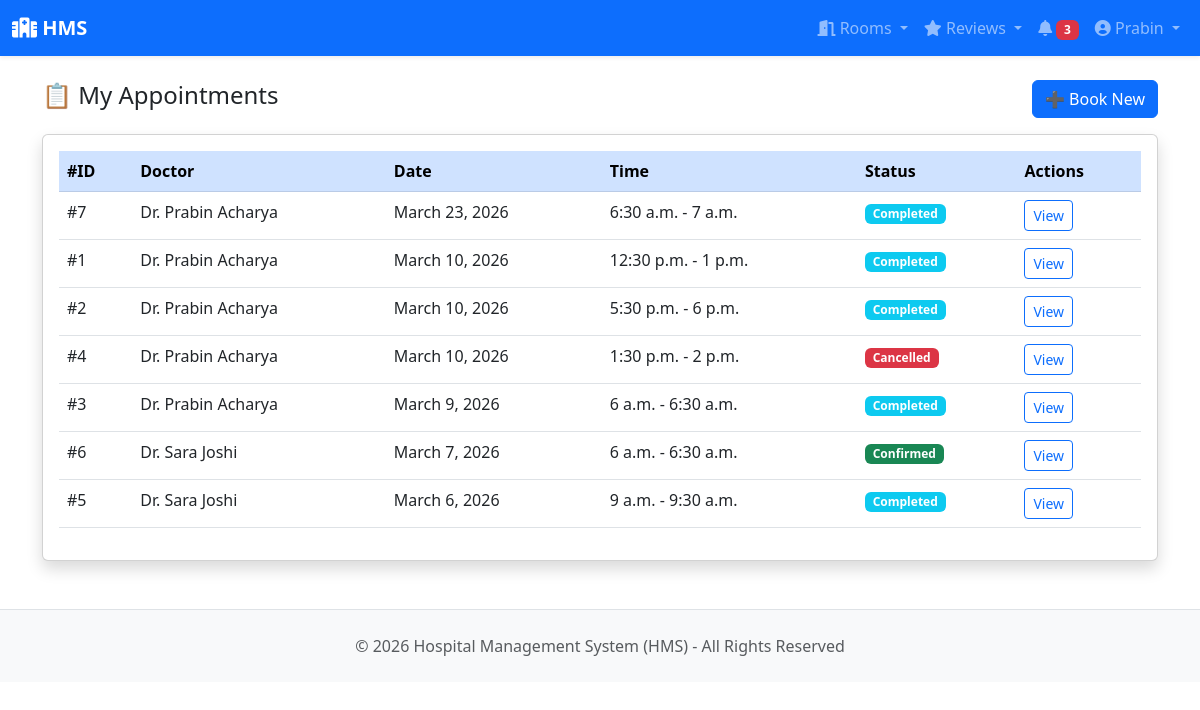
The page /appointments/ (signed in) on the database its author committed.
### users/models.py (models this page shows, shortened)
class User(AbstractBaseUser, PermissionsMixin):
    ROLE_CHOICES = [
        ('PATIENT', 'Patient'),
        ('DOCTOR', 'Doctor'),
        ('RECEPTIONIST', 'Receptionist'),
        ('LAB_TECHNICIAN', 'Lab Technician'),
        ('ADMIN', 'Super Admin'),
    ]
    email = models.EmailField(unique=True)
    username = models.CharField(max_length=50)
    role = models.CharField(max_length=20, choices=ROLE_CHOICES, default='PATIENT')
    is_active = models.BooleanField(default=False)  # False until email activated
    is_staff = models.BooleanField(default=False)
    date_joined = models.DateTimeField(auto_now_add=True)
    activation_token = models.CharField(max_length=200, blank=True, null=True)
    objects = UserManager()
    USERNAME_FIELD = 'email'
    REQUIRED_FIELDS = ['username']

### appointments/models.py (models this page shows, shortened)
class Appointment(models.Model):
    STATUS_CHOICES = [
        ('PENDING', 'Pending'),
        ('CONFIRMED', 'Confirmed'),
        ('CANCELLED', 'Cancelled'),
        ('COMPLETED', 'Completed'),
    ]
    patient = models.ForeignKey(
        'users.PatientProfile',
        on_delete=models.CASCADE,
        related_name='appointments'
    )
    doctor = models.ForeignKey(
        'clinical.Doctor',
        on_delete=models.CASCADE,
        related_name='appointments'
    )
    date = models.DateField()
    start_time = models.TimeField()
    end_time = models.TimeField()
    status = models.CharField(max_length=10, choices=STATUS_CHOICES, default='PENDING')
    notes = models.TextField(blank=True, help_text="Patient notes for doctor")
    pdf_file = models.FileField(upload_to='appointments/pdfs/', null=True, blank=True)
    qr_code = models.ImageField(upload_to='appointments/qrcodes/', null=True, blank=True)
    created_at = models.DateTimeField(auto_now_add=True)
    updated_at = models.DateTimeField(auto_now=True)
    class Meta:
        unique_together = ['doctor', 'date', 'start_time']
        ordering = ['-date', '-start_time']
    def can_cancel(self):
        from datetime import date, datetime, timedelta
        now = datetime.now()
        appointment_datetime = datetime.combine(self.date, self.start_time)
        return (
            self.status in ['PENDING', 'CONFIRMED'] and
            appointment_datetime > now + timedelta(hours=2)
        )

### clinical/models.py (models this page shows, shortened)
class Doctor(models.Model):
    user = models.OneToOneField(User, on_delete=models.CASCADE, related_name='doctor_profile')
    specialization = models.ForeignKey(Specialization, on_delete=models.SET_NULL, null=True, related_name='doctors')
    consultation_fee = models.DecimalField(max_digits=8, decimal_places=2, default=0)
    bio = models.TextField(blank=True)
    experience_years = models.IntegerField(default=0)
    is_available = models.BooleanField(default=True)
    photo = models.ImageField(upload_to='doctors/profile/', null=True, blank=True)
    phone = models.CharField(max_length=15, blank=True)
    created_at = models.DateTimeField(auto_now_add=True)
    updated_at = models.DateTimeField(auto_now=True)
    class Meta:
        ordering = ['user__username']

### appointments/views.py (the view)
# urls.py: path('', views.appointment_list, name='appointment_list'),
@login_required
def appointment_list(request):
    if request.user.role == 'PATIENT':
        appointments = Appointment.objects.filter(
            patient=request.user.patient_profile
        ).select_related('doctor__user', 'doctor__specialization').order_by('-date')
    elif request.user.role == 'DOCTOR':
        appointments = Appointment.objects.filter(
            doctor=request.user.doctor_profile
        ).select_related('patient').order_by('-date', 'start_time')
    elif request.user.role in ['ADMIN', 'RECEPTIONIST']:
        appointments = Appointment.objects.all().select_related(
            'patient', 'doctor__user'
        ).order_by('-date')
    else:
        appointments = []
    return render(request, 'appointments/appointment_list.html', {
        'appointments': appointments
    })

### notifications/context_processors.py (called while the page is built)
def unread_notifications(request):
    if request.user.is_authenticated:
        count = Notification.objects.filter(recipient=request.user, is_read=False).count()
        return {'unread_notification_count': count}
    return {'unread_notification_count': 0}

### templates/appointments/appointment_list.html (shortened to what this page needs)
{% extends 'base.html' %}
{% block content %}
<div class="d-flex justify-content-between align-items-center mb-3">
    <h4>📋 My Appointments</h4>
    {% if request.user.role == 'PATIENT' %}
    <a href="{% url 'appointments:book_step1' %}" class="btn btn-primary">➕ Book New</a>
    {% endif %}
</div>
<div class="card shadow">
    <div class="card-body">
        <table class="table table-hover">
            <thead class="table-primary">
                <tr>
                    <th>#ID</th>
                    {% if request.user.role != 'DOCTOR' %}<th>Doctor</th>{% endif %}
                    <th>Date</th>
                    <th>Time</th>
                    <th>Status</th>
                    <th>Actions</th>
                </tr>
            </thead>
            <tbody>
                {% for appointment in appointments %}
                <tr>
                    <td>#{{ appointment.id }}</td>
                    {% if request.user.role != 'DOCTOR' %}
                    <td>Dr. {{ appointment.doctor.user.username }}</td>
                    {% endif %}
                    <td>{{ appointment.date }}</td>
                    <td>{{ appointment.start_time }} - {{ appointment.end_time }}</td>
                    <td>
                        {% if appointment.status == 'CONFIRMED' %}
                            <span class="badge bg-success">Confirmed</span>
                        {% elif appointment.status == 'PENDING' %}
                            <span class="badge bg-warning text-dark">Pending</span>
                        {% elif appointment.status == 'CANCELLED' %}
                            <span class="badge bg-danger">Cancelled</span>
                        {% elif appointment.status == 'COMPLETED' %}
                            <span class="badge bg-info">Completed</span>
                        {% endif %}
                    </td>
                    <td>
                        <a href="{% url 'appointments:appointment_detail' appointment.pk %}" class="btn btn-sm btn-outline-primary">View</a>
                    </td>
                </tr>
                {% empty %}
                <tr><td colspan="7" class="text-center text-muted py-4">No appointments found.</td></tr>
                {% endfor %}
            </tbody>
        </table>
    </div>
</div>
{% endblock %}

### templates/base.html (shortened to what this page needs)
<!DOCTYPE html>
<html lang="en">
<head>
    <link href="https://cdn.jsdelivr.net/npm/bootstrap@5.3.0/dist/css/bootstrap.min.css" rel="stylesheet">
    <link href="https://cdnjs.cloudflare.com/ajax/libs/font-awesome/6.0.0/css/all.min.css" rel="stylesheet">
</head>
<body>
{% if user.is_authenticated %}
<nav class="navbar navbar-expand-lg navbar-dark bg-primary sticky-top shadow-sm">
    <div class="container-fluid">
        <a class="navbar-brand fw-bold" href="{% url 'users:dashboard' %}">
            <i class="fas fa-hospital"></i> HMS
        </a>
        <div class="collapse navbar-collapse" id="navbarNav">
            <div class="navbar-nav ms-auto">
                {% if user.role == 'PATIENT' or user.role == 'DOCTOR' or user.role == 'RECEPTIONIST' or user.role == 'ADMIN' %}
                <div class="nav-item dropdown">
                    <a class="nav-link dropdown-toggle" href="#" id="roomsDropdown" role="button" data-bs-toggle="dropdown">
                        <i class="fas fa-door-open"></i> Rooms
                    </a>
                </div>
                {% endif %}
                {% if user.role == 'PATIENT' or user.role == 'DOCTOR' %}
                <div class="nav-item dropdown">
                    <a class="nav-link dropdown-toggle" href="#" id="reviewsDropdown" role="button" data-bs-toggle="dropdown">
                        <i class="fas fa-star"></i> Reviews
                    </a>
                </div>
                {% endif %}
                <a class="nav-link" href="{% url 'notifications:notification_list' %}" title="Notifications">
                    <i class="fas fa-bell"></i>
                    {% if unread_notification_count > 0 %}
                        <span class="badge bg-danger">{{ unread_notification_count }}</span>
                    {% endif %}
                </a>
                <div class="nav-item dropdown">
                    <a class="nav-link dropdown-toggle" href="#" id="userDropdown" role="button" data-bs-toggle="dropdown">
                        <i class="fas fa-user-circle"></i> {{ user.first_name|default:user.username }}
                    </a>
                </div>
            </div>
        </div>
    </div>
</nav>
{% endif %}
<div class="{% if user.is_authenticated %}container{% else %}container-fluid{% endif %} mt-4">
    {% block content %}{% endblock %}
</div>
<footer class="bg-light text-muted py-4 mt-5 border-top">
    <div class="container text-center">
        <p class="mb-0">&copy; 2026 Hospital Management System (HMS) - All Rights Reserved</p>
    </div>
</footer>
<link href="https://cdnjs.cloudflare.com/ajax/libs/font-awesome/6.0.0/css/all.min.css" rel="stylesheet">
</body>
</html>

### rows shown on the page
User: first_name "Prabin"
Appointment: id "7", doctor.user.username "Prabin Acharya", date "March 23, 2026", start_time "6:30 a.m.", end_time "7 a.m.", status "Completed"
Appointment: id "1", doctor.user.username "Prabin Acharya", date "March 10, 2026", start_time "12:30 p.m.", end_time "1 p.m.", status "Completed"
Appointment: id "2", doctor.user.username "Prabin Acharya", date "March 10, 2026", start_time "5:30 p.m.", end_time "6 p.m.", status "Completed"
Appointment: id "4", doctor.user.username "Prabin Acharya", date "March 10, 2026", start_time "1:30 p.m.", end_time "2 p.m.", status "Cancelled"
Appointment: id "3", doctor.user.username "Prabin Acharya", date "March 9, 2026", start_time "6 a.m.", end_time "6:30 a.m.", status "Completed"
Appointment: id "6", doctor.user.username "Sara Joshi", date "March 7, 2026", start_time "6 a.m.", end_time "6:30 a.m.", status "Confirmed"
Appointment: id "5", doctor.user.username "Sara Joshi", date "March 6, 2026", start_time "9 a.m.", end_time "9:30 a.m.", status "Completed"

### other values the page prints
{{ unread_notification_count }} "3"
